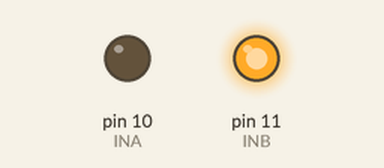
This sketch was run on a simulated Arduino Uno, built with avr-gcc and run on an emulated ATmega328P. Parts: output pins drawn as LEDs (lit = HIGH).

Above: at 0.1 s.
Timing chart, 0 to 1.6 s (numbered marks = the images above):
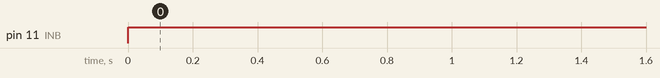

Measured:
- by itself, pin 11 (INB): LOW → HIGH at 0.00 s

The sketch:

sketch_apr2c.ino
```cpp
int INB = 11;
int INA = 10;

void setup() {
  // put your setup code here, to run once:
  pinMode(INB, OUTPUT);
  pinMode(INA, OUTPUT);
}

void loop() {
  // put your main code here, to run repeatedly:
  digitalWrite(INB, HIGH);
  digitalWrite(INA, LOW);
}
```
